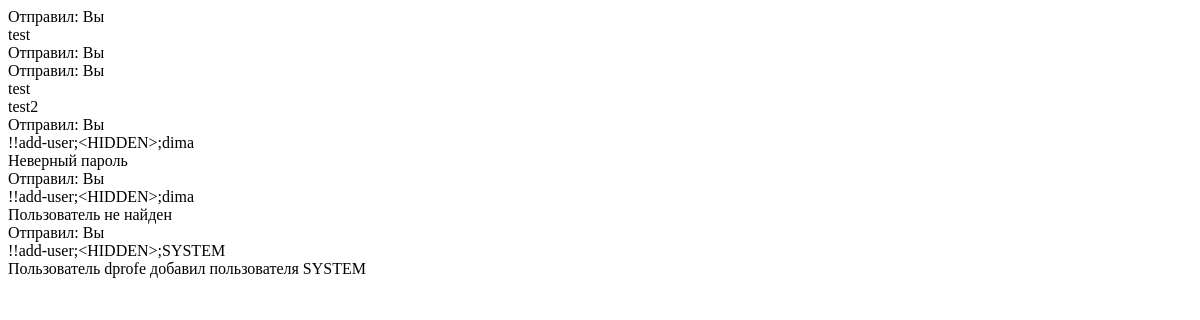
The app's page /get-messages-div/3 (signed in), older data.
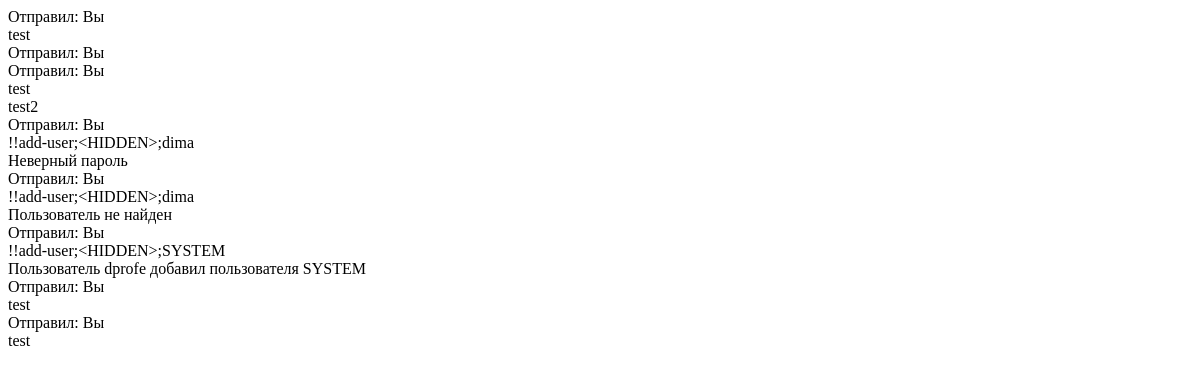
The same page, newer data.
### tables this page shows
CREATE TABLE messages (
                Login_from NVARCHAR(100) NOT NULL,
                Message NVARCHAR(100000),
                Time REAL NOT NULL UNIQUE PRIMARY KEY,
                Chat_id INTEGER NOT NULL,
                Answer_to REAL NULL,
                FOREIGN KEY (Answer_to) REFERENCES messages (Answer_to),
                FOREIGN KEY (Login_from) REFERENCES users (Login) ON DELETE CASCADE ON UPDATE CASCADE,
                FOREIGN KEY (Chat_id) REFERENCES chats (Id) ON DELETE CASCADE ON UPDATE CASCADE
            );

### app.py (the view, shortened to what this page needs)
@app.route('/get-messages-div/<chat_id>')
def get_messages_div(chat_id):
    curr_user = User.get_from_cookies(request)
    curr_chat = Chat.from_id(chat_id)
    messages = Message.get_messages_from_chat(chat_id)
    messages.sort(key=lambda i: i.time)
    return render_template('messages-div.html', user=curr_user, messages=messages)

### base_unit.py (called while the page is built)
    @staticmethod
    def connect_to_db():
        BaseUnit.create_tables()
        db_conn = connector.connect(**BaseUnit.db_data)
        return db_conn

### chat.py (called while the page is built)
    @show_name.setter
    def show_name(self, new_val):
        self.__show_name = new_val

    @staticmethod
    def from_id(id_: int):
        if id_ is None:
            return None
        try:
            db_conn = Chat.connect_to_db()
            cur = db_conn.cursor()
            cur.execute(f'''
                SELECT * FROM chats WHERE Id = {id_}
            ''')
            ch_name, ch_pass, ch_token = cur.fetchall()[0][1:]
            cur.execute(f'''
                SELECT * FROM chat_members WHERE ChatId = {id_}
            ''')
            ch_members = [i[1] for i in cur.fetchall()]
            return Chat(id_, ch_name, ch_members, ch_pass, ch_token)
        except BaseException as e:
            print(e.args)
            return None

### message.py (called while the page is built)
    def get_html(self, for_: User):
        res = ''
        if self.from_.login != 'SYSTEM':
            sender = self.from_.login
            if sender == for_.login:
                sender = 'Вы'
            res += f'<span class="message-sender">Отправил: {sender}</span><br/>'
        answered = Message.find_by_time(self.answer_to)
        if answered is not None:
            res += f'<div class="answered">{answered.get_html(for_)}</div>'
        if self.from_.login == 'SYSTEM':
            res += f'''<span>{self.text.replace('""', '"')}</span>'''
        else:
            res += jinja2.Template('<span>{{ text | escape }}</span>').render(text=self.text.replace('""', '"'))
        return res

    @staticmethod
    def find_by_time(time_: float):
        db_conn = Message.connect_to_db()
        cur = db_conn.cursor()
        cur.execute(f"SELECT * FROM messages WHERE Time = {time_!r}")
        res = None
        for i in cur.fetchall():
            res = Message(User.find_by_login(i[0]), *i[1:])
        return res

    @staticmethod
    def get_messages_from_chat(chat_id):
        db_conn = Message.connect_to_db()
        cur = db_conn.cursor()
        cur.execute(f"SELECT * FROM messages WHERE Chat_id = {chat_id}")
        res = []
        for i in cur.fetchall():
            res.append(Message(User.find_by_login(i[0]), i[1], i[2], i[3], i[4]))
        return res

### user.py (called while the page is built)
    @staticmethod
    def get_from_cookies(request):
        return User.find_by_token(request.cookies.get('user_token'))

    def __eq__(self, other):
        return self.login == other.login

### templates/messages-div.html (shortened to what this page needs)
<div class="messages-container">
    {% for i in messages %}
        <div class="message message-{{ 'sended' if i.from_ == user else ('system' if i.from_.login == 'SYSTEM' else 'recved') }}">
            {{ i.get_html(user) | safe }}
        </div>
    {% endfor %}
</div>

Row changes from the older to the newer data that the page shows:
added messages: get_html "Отправил: Вы test"
added messages: get_html "Отправил: Вы test"
